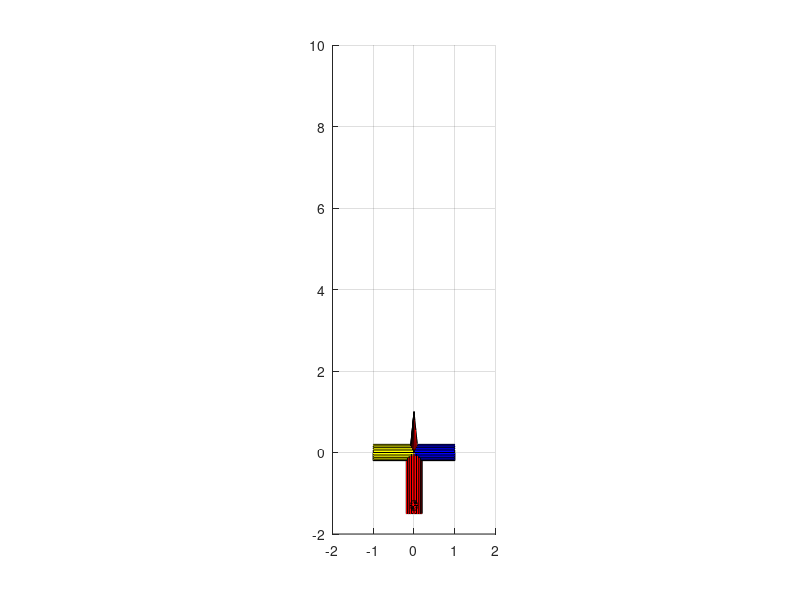

Source code (MATLAB): (Note: this script raises an error after producing the figure.)
clear
clf
%limites
ax = axes('XLim',[-2 2],'YLim',[-2 10],'ZLim',[-1.5 1.5]);
view(3);
grid on;
axis equal;

[xc, yc, zc] = cylinder([0.1 0.0]);
[x, y, z ] = cylinder([0.2 0.2]);

h(1) = surface (xc , zc ,-yc, 'FaceColor', 'red' );
h(2) = surface (z, y, 0.5*x, 'FaceColor', 'blue' );
h(3) = surface (-z , y, 0.5*x, 'FaceColor', 'yellow');
h(4) = surface (x, -1.5*z, 0.5*y, 'FaceColor', 'red');
h(5) = surface (xc, (1.5*yc)-1.3, z, 'FaceColor', 'red');


% Create group object and parent surfaces
t = hgtransform('Parent',ax);
set(h,'Parent',t)

set(gcf,'Renderer','opengl')

drawnow

% lon = [0 1 2 3 4   5 6  7    8 9 10];
% lat = [0 1 1 1 0   0 0 -1  -1 -1 -1];
% bea = [0 -0.5 0 0 0.5 0 0 0.5 0 0 0];

sheet = xlsread('DadosTeste.xlsx');
len = length(sheet(:,1));
lat = sheet(2:len,1);
lon = sheet(2:len,2);
bea = sheet(2:len,3);

lat = lat';
lon = lon';
bea = bea';

for i = 1:numel(lat)
    
    trans = makehgtform('translate',[lat(i) lon(i) 0]);
    rotz = makehgtform('zrotate',bea(i));
    set(t,'Matrix',trans*rotz);
    pause(1);
end